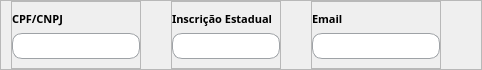
           <widget class="QFrame" name="frame_27">
            <property name="sizePolicy">
             <sizepolicy hsizetype="Preferred" vsizetype="Expanding">
              <horstretch>0</horstretch>
              <verstretch>0</verstretch>
             </sizepolicy>
            </property>
            <property name="minimumSize">
             <size>
              <width>0</width>
              <height>70</height>
             </size>
            </property>
            <property name="maximumSize">
             <size>
              <width>16777215</width>
              <height>70</height>
             </size>
            </property>
            <property name="frameShape">
             <enum>QFrame::StyledPanel</enum>
            </property>
            <property name="frameShadow">
             <enum>QFrame::Raised</enum>
            </property>
            <layout class="QGridLayout" name="gridLayout_24">
             <property name="leftMargin">
              <number>10</number>
             </property>
             <property name="topMargin">
              <number>0</number>
             </property>
             <property name="rightMargin">
              <number>0</number>
             </property>
             <property name="bottomMargin">
              <number>0</number>
             </property>
             <property name="horizontalSpacing">
              <number>30</number>
             </property>
             <property name="verticalSpacing">
              <number>9</number>
             </property>
             <item row="0" column="3">
              <spacer name="horizontalSpacer_7">
               <property name="orientation">
                <enum>Qt::Horizontal</enum>
               </property>
               <property name="sizeHint" stdset="0">
                <size>
                 <width>40</width>
                 <height>20</height>
                </size>
               </property>
              </spacer>
             </item>
             <item row="0" column="1">
              <widget class="QFrame" name="frame_32">
               <property name="maximumSize">
                <size>
                 <width>110</width>
                 <height>70</height>
                </size>
               </property>
               <property name="frameShape">
                <enum>QFrame::StyledPanel</enum>
               </property>
               <property name="frameShadow">
                <enum>QFrame::Raised</enum>
               </property>
               <layout class="QGridLayout" name="gridLayout_29">
                <property name="leftMargin">
                 <number>0</number>
                </property>
                <property name="topMargin">
                 <number>9</number>
                </property>
                <property name="rightMargin">
                 <number>0</number>
                </property>
                <item row="0" column="0">
                 <widget class="QLabel" name="label_25">
                  <property name="font">
                   <font>
                    <family>Raleway</family>
                    <pointsize>8</pointsize>
                    <weight>75</weight>
                    <bold>true</bold>
                   </font>
                  </property>
                  <property name="text">
                   <string>Inscrição Estadual</string>
                  </property>
                 </widget>
                </item>
                <item row="1" column="0">
                 <widget class="QLineEdit" name="input_inscricaoEstadual">
                  <property name="sizePolicy">
                   <sizepolicy hsizetype="Expanding" vsizetype="Expanding">
                    <horstretch>0</horstretch>
                    <verstretch>0</verstretch>
                   </sizepolicy>
                  </property>
                  <property name="maximumSize">
                   <size>
                    <width>16777215</width>
                    <height>30</height>
                   </size>
                  </property>
                  <property name="font">
                   <font>
                    <family>Raleway</family>
                   </font>
                  </property>
                  <property name="styleSheet">
                   <string notr="true">QLineEdit {
	background-color:white;
	border-radius: 10px;
	border: 1px solid rgb(158, 162, 166);
	padding-left: 20px;
}</string>
                  </property>
                  <property name="placeholderText">
                   <string/>
                  </property>
                 </widget>
                </item>
               </layout>
              </widget>
             </item>
             <item row="0" column="2">
              <widget class="QFrame" name="frame_33">
               <property name="maximumSize">
                <size>
                 <width>250</width>
                 <height>70</height>
                </size>
               </property>
               <property name="frameShape">
                <enum>QFrame::StyledPanel</enum>
               </property>
               <property name="frameShadow">
                <enum>QFrame::Raised</enum>
               </property>
               <layout class="QGridLayout" name="gridLayout_30">
                <property name="leftMargin">
                 <number>0</number>
                </property>
                <property name="topMargin">
                 <number>9</number>
                </property>
                <property name="rightMargin">
                 <number>0</number>
                </property>
                <item row="0" column="0">
                 <widget class="QLabel" name="label_26">
                  <property name="font">
                   <font>
                    <family>Raleway</family>
                    <pointsize>8</pointsize>
                    <weight>75</weight>
                    <bold>true</bold>
                   </font>
                  </property>
                  <property name="text">
                   <string>Email</string>
                  </property>
                 </widget>
                </item>
                <item row="1" column="0">
                 <widget class="QLineEdit" name="input_email">
                  <property name="sizePolicy">
                   <sizepolicy hsizetype="Expanding" vsizetype="Expanding">
                    <horstretch>0</horstretch>
                    <verstretch>0</verstretch>
                   </sizepolicy>
                  </property>
                  <property name="maximumSize">
                   <size>
                    <width>16777215</width>
                    <height>30</height>
                   </size>
                  </property>
                  <property name="font">
                   <font>
                    <family>Raleway</family>
                   </font>
                  </property>
                  <property name="styleSheet">
                   <string notr="true">QLineEdit {
	background-color:white;
	border-radius: 10px;
	border: 1px solid rgb(158, 162, 166);
	padding-left: 20px;
}</string>
                  </property>
                 </widget>
                </item>
               </layout>
              </widget>
             </item>
             <item row="0" column="0">
              <widget class="QFrame" name="frame_31">
               <property name="maximumSize">
                <size>
                 <width>150</width>
                 <height>70</height>
                </size>
               </property>
               <property name="frameShape">
                <enum>QFrame::StyledPanel</enum>
               </property>
               <property name="frameShadow">
                <enum>QFrame::Raised</enum>
               </property>
               <layout class="QGridLayout" name="gridLayout_28">
                <property name="leftMargin">
                 <number>0</number>
                </property>
                <property name="topMargin">
                 <number>9</number>
                </property>
                <property name="rightMargin">
                 <number>0</number>
                </property>
                <item row="0" column="0">
                 <widget class="QLabel" name="label_24">
                  <property name="font">
                   <font>
                    <family>Raleway</family>
                    <pointsize>8</pointsize>
                    <weight>75</weight>
                    <bold>true</bold>
                   </font>
                  </property>
                  <property name="text">
                   <string>CPF/CNPJ</string>
                  </property>
                 </widget>
                </item>
                <item row="1" column="0">
                 <widget class="QLineEdit" name="input_cpf">
                  <property name="sizePolicy">
                   <sizepolicy hsizetype="Expanding" vsizetype="Expanding">
                    <horstretch>0</horstretch>
                    <verstretch>0</verstretch>
                   </sizepolicy>
                  </property>
                  <property name="maximumSize">
                   <size>
                    <width>16777215</width>
                    <height>30</height>
                   </size>
                  </property>
                  <property name="font">
                   <font>
                    <family>Raleway</family>
                   </font>
                  </property>
                  <property name="styleSheet">
                   <string notr="true">QLineEdit {
	background-color:white;
	border-radius: 10px;
	border: 1px solid rgb(158, 162, 166);
	padding-left: 20px;
}</string>
                  </property>
                  <property name="placeholderText">
                   <string/>
                  </property>
                 </widget>
                </item>
               </layout>
              </widget>
             </item>
            </layout>
           </widget>
